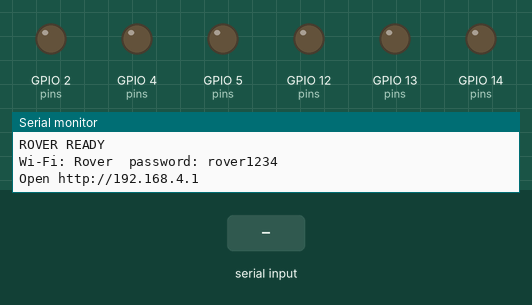
Simulated run of this sketch. Board: ESP8266 (NodeMCU). Parts: output pins drawn as LEDs (lit = HIGH), the last lines printed to the serial monitor. Inputs (shaded band) come from the test bench.

Above: at 1.2 s.
1.3 s: "R" received over Serial
At 1.7 s:
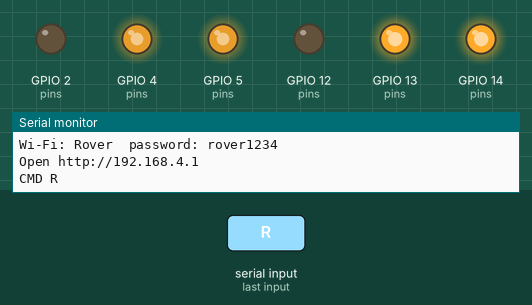
3.3 s: "F,45\n" received over Serial
At 3.7 s:
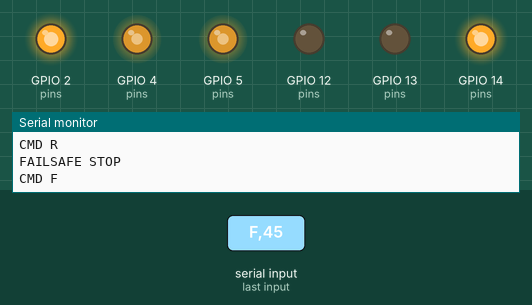
5.3 s: "B,45\n" received over Serial
At 5.7 s:
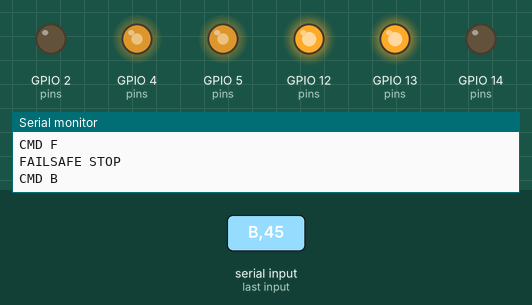
7.3 s: "L,45\n" received over Serial
At 7.7 s:
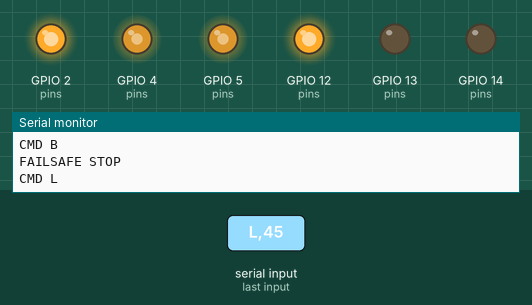
10.8 s: "R" received over Serial
At 12.1 s:
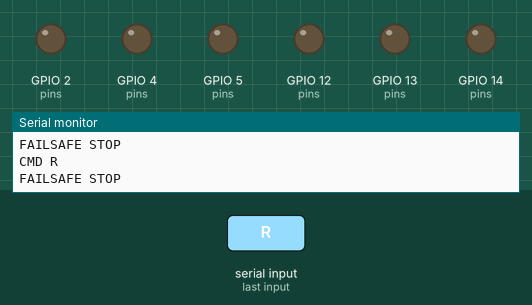
Timing chart, 0 to 13.8 s (numbered marks = the images above; inputs shaded):
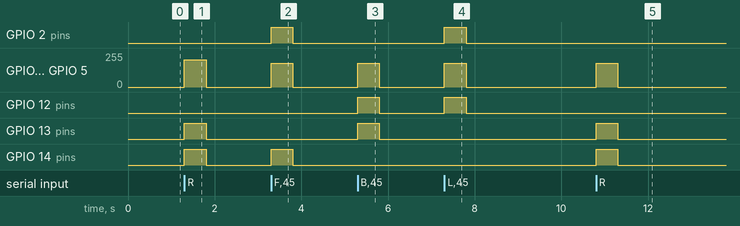

The sketch:

rover_wifi.ino
```cpp
// Rover firmware v2: NodeMCU ESP8266 + L298N, Wi-Fi joystick control
// - Rover creates its own Wi-Fi network (AP). Join it, open http://192.168.4.1
// - Page: touch joystick + game controller (Gamepad API), proportional speed
// - Commands over WebSocket (port 81):  "d,<left>,<right>"  (-255..255)  |  "s" stop
// - USB serial still accepts the old single-char commands (F/B/L/R/S, 0-9)
// - Failsafe: motors stop after 500 ms without a command, or when a client disconnects
//
// Board:   Tools > Board > esp8266 > NodeMCU 1.0 (ESP-12E Module)
// Library: Library Manager > "WebSockets" by Markus Sattler

#include <ESP8266WiFi.h>
#include <ESP8266WebServer.h>
#include <WebSocketsServer.h>
#include "page.h"

// ---- Wi-Fi network the rover creates (password: 8+ characters) ----
const char* AP_SSID = "Rover";
const char* AP_PASS = "rover1234";

// ---- L298N pins (matches team wiring diagram; D0/D8 reserved for HC-SR04) ----
const int ENA = 5;   // [D1]
const int IN1 = 14;  // [D5]
const int IN2 = 12;  // [D6]
const int ENB = 4;   // [D2]
const int IN3 = 13;  // [D7]
const int IN4 = 2;   // [D4]

// ---- Tuning ----
const int MIN_PWM = 80;                 // lowest PWM that still turns the wheels
const unsigned long FAILSAFE_MS = 500;

ESP8266WebServer http(80);
WebSocketsServer ws(81);

unsigned long lastCmd = 0;
bool moving = false;
int serialSpeed = 180;
char serialState = 'S';

// v: -255..255. Any non-zero value is scaled into MIN_PWM..255 so small stick moves still turn.
void setMotor(int en, int a, int b, int v) {
  if (v == 0) {
    digitalWrite(a, LOW);
    digitalWrite(b, LOW);
    analogWrite(en, 0);
    return;
  }
  digitalWrite(a, v > 0 ? HIGH : LOW);
  digitalWrite(b, v < 0 ? HIGH : LOW);
  int mag = abs(v);
  if (mag > 255) mag = 255;
  analogWrite(en, map(mag, 1, 255, MIN_PWM, 255));
}

// Physical mapping found in testing: right pair = channel A (OUT1/2),
// left pair = channel B (OUT3/4) with reversed polarity. If wiring changes, edit only these two lines.
void sides(int left, int right) {
  setMotor(ENA, IN1, IN2, right);
  setMotor(ENB, IN3, IN4, -left);
}

void drive(int left, int right) {
  left = constrain(left, -255, 255);
  right = constrain(right, -255, 255);
  sides(left, right);
  moving = (left != 0 || right != 0);
  lastCmd = millis();
}

void stopAll() {
  sides(0, 0);
  moving = false;
  serialState = 'S';
}

void onWs(uint8_t num, WStype_t type, uint8_t* payload, size_t length) {
  switch (type) {
    case WStype_CONNECTED:
      ws.sendTXT(num, "READY");
      Serial.printf("Client %u connected\n", num);
      break;
    case WStype_DISCONNECTED:
      stopAll();
      Serial.printf("Client %u disconnected, stopped\n", num);
      break;
    case WStype_TEXT: {
      char buf[32];
      size_t n = length < sizeof(buf) - 1 ? length : sizeof(buf) - 1;
      memcpy(buf, payload, n);
      buf[n] = '\0';
      int l, r;
      if (buf[0] == 'd' && sscanf(buf + 2, "%d,%d", &l, &r) == 2) {
        drive(l, r);
      } else if (buf[0] == 's') {
        stopAll();
      }
      break;
    }
    default:
      break;
  }
}

void handleSerial() {
  while (Serial.available()) {
    char c = toupper(Serial.read());
    if (c >= '0' && c <= '9') {
      serialSpeed = map(c - '0', 0, 9, 0, 255);
    } else if (c == 'F' || c == 'B' || c == 'L' || c == 'R' || c == 'S') {
      if (c != serialState) { Serial.print("CMD "); Serial.println(c); }
      serialState = c;
    } else {
      continue;
    }
    int s = serialSpeed;
    switch (serialState) {
      case 'F': drive( s,  s); break;
      case 'B': drive(-s, -s); break;
      case 'L': drive( s, -s); break;   // A: left pair fwd, right pair back
      case 'R': drive(-s,  s); break;   // D: right pair fwd, left pair back
      default:  stopAll();
    }
  }
}

void setup() {
  Serial.begin(115200);
  int pins[] = {ENA, IN1, IN2, ENB, IN3, IN4};
  for (int p : pins) pinMode(p, OUTPUT);
  stopAll();

  WiFi.mode(WIFI_AP);
  WiFi.softAP(AP_SSID, AP_PASS);

  http.on("/", []() { http.send_P(200, "text/html", PAGE); });
  http.onNotFound([]() { http.sendHeader("Location", "/"); http.send(302); });
  http.begin();

  ws.begin();
  ws.onEvent(onWs);

  Serial.println();
  Serial.println("ROVER READY");
  Serial.print("Wi-Fi: "); Serial.print(AP_SSID);
  Serial.print("  password: "); Serial.println(AP_PASS);
  Serial.print("Open http://"); Serial.println(WiFi.softAPIP());
}

void loop() {
  http.handleClient();
  ws.loop();
  handleSerial();
  if (moving && millis() - lastCmd > FAILSAFE_MS) {
    stopAll();
    Serial.println("FAILSAFE STOP");
  }
}
```

page.h
```cpp
// Controller web page, served by the rover at http://192.168.4.1
#pragma once

const char PAGE[] PROGMEM = R"rawliteral(<!DOCTYPE html>
<html lang="en"><head>
<meta charset="utf-8">
<meta name="viewport" content="width=device-width,initial-scale=1,maximum-scale=1,user-scalable=no">
<meta name="apple-mobile-web-app-capable" content="yes">
<title>Rover</title>
<style>
:root{--bg:#0f1115;--panel:#181b22;--line:#2a2f3a;--text:#e6e8ec;--dim:#8a91a0;--accent:#3ddc97;--warn:#ff6b5b}
*{box-sizing:border-box;-webkit-tap-highlight-color:transparent}
html,body{margin:0;min-height:100%;background:var(--bg);color:var(--text);font:15px -apple-system,BlinkMacSystemFont,system-ui,sans-serif;overscroll-behavior:none;-webkit-user-select:none;user-select:none}
.app{max-width:900px;margin:0 auto;padding:16px;display:grid;gap:12px}
header{display:flex;justify-content:space-between;align-items:center}
h1{font-size:18px;margin:0}
.st{display:flex;gap:8px;align-items:center;color:var(--dim);font-size:13px}
.dot{width:10px;height:10px;border-radius:50%;background:var(--warn)}
.dot.on{background:var(--accent);box-shadow:0 0 8px var(--accent)}
.panel{background:var(--panel);border:1px solid var(--line);border-radius:14px;padding:14px}
.main{display:grid;grid-template-columns:1fr 1fr;gap:12px}
@media(max-width:640px){.main{grid-template-columns:1fr}}
#pad{position:relative;width:min(72vw,260px);aspect-ratio:1;margin:8px auto;border-radius:50%;background:radial-gradient(circle,#222733 0,#1b1f28 70%);border:1px solid var(--line);touch-action:none}
#knob{position:absolute;width:38%;height:38%;left:31%;top:31%;border-radius:50%;background:#2f3646;border:2px solid #4a5366;pointer-events:none}
#pad.active #knob{background:var(--accent);border-color:var(--accent)}
.label{font-size:11px;color:var(--dim);text-transform:uppercase;letter-spacing:.08em;margin-bottom:6px}
.bars{display:grid;grid-template-columns:1fr 1fr;gap:10px;margin-bottom:14px}
.bar{height:90px;background:#11141a;border:1px solid var(--line);border-radius:8px;position:relative;overflow:hidden}
.bar i{position:absolute;left:0;right:0;top:50%;height:0;background:var(--accent)}
.bar:after{content:"";position:absolute;left:0;right:0;top:50%;border-top:1px dashed #3a4152}
.bar span{position:absolute;bottom:4px;left:0;right:0;text-align:center;font-size:11px;color:var(--dim)}
.row{display:flex;align-items:center;gap:10px;margin-bottom:12px}
input[type=range]{flex:1;accent-color:var(--accent)}
select,button{font:inherit;color:var(--text);background:#222733;border:1px solid var(--line);border-radius:10px;padding:8px 12px;max-width:100%}
#stop{width:100%;background:#3a1c1c;border-color:#5a2a2a;color:#ffb3ab;font-weight:700;padding:14px}
#stop.on{background:var(--warn);color:#fff}
.small{font-size:12px;color:var(--dim);line-height:1.6}
#gp{font-size:13px;margin-bottom:8px}
</style></head><body>
<div class="app">
  <header><h1>Rover</h1><div class="st"><span class="dot" id="dot"></span><span id="conn">Connecting…</span></div></header>
  <div class="main">
    <div class="panel">
      <div class="label">Touch joystick</div>
      <div id="pad"><div id="knob"></div></div>
    </div>
    <div class="panel">
      <div class="label">Motor output</div>
      <div class="bars">
        <div class="bar"><i id="bl"></i><span id="tl">Left 0</span></div>
        <div class="bar"><i id="br"></i><span id="tr">Right 0</span></div>
      </div>
      <div class="label">Max speed</div>
      <div class="row"><input type="range" id="max" min="20" max="100" step="5" value="70"><b id="maxv">70%</b></div>
      <div class="label">Game controller</div>
      <div id="gp">None detected. Press a button on the controller.</div>
      <div class="row"><select id="mode">
        <option value="split">Split: left stick drive, right stick steer</option>
        <option value="arcade">Arcade: left stick only</option>
        <option value="race">Racing: RT forward, LT reverse, left stick steer</option>
      </select></div>
      <label class="row small"><input type="checkbox" id="inv"> Invert steering</label>
      <button id="stop">STOP</button>
      <p class="small">Controller: B = stop / resume &middot; LB / RB = speed &minus; / +</p>
    </div>
  </div>
</div>
<script>
const $ = id => document.getElementById(id);
const host = location.hostname || '192.168.4.1';
let ws = null, connected = false, estop = false;
const touch = {x: 0, y: 0, active: false};
const prevBtn = [];
let lastSend = 0;

// ---- settings persist per device (best effort) ----
function load(k, d) { try { const v = localStorage.getItem(k); return v === null ? d : JSON.parse(v); } catch (e) { return d; } }
function save(k, v) { try { localStorage.setItem(k, JSON.stringify(v)); } catch (e) {} }
$('max').value = load('max', 70); $('maxv').textContent = $('max').value + '%';
$('mode').value = load('mode', 'split');
$('inv').checked = load('inv', false);
$('max').oninput = () => { $('maxv').textContent = $('max').value + '%'; save('max', +$('max').value); };
$('mode').onchange = () => save('mode', $('mode').value);
$('inv').onchange = () => save('inv', $('inv').checked);

// ---- connection ----
function setConn() {
  $('dot').classList.toggle('on', connected);
  $('conn').textContent = connected ? 'Connected' : 'Reconnecting…';
}
function connect() {
  ws = new WebSocket('ws://' + host + ':81/');
  ws.onopen = () => { connected = true; setConn(); };
  ws.onclose = () => { connected = false; setConn(); setTimeout(connect, 1000); };
  ws.onerror = () => { try { ws.close(); } catch (e) {} };
}
function sendRaw(s) { if (ws && ws.readyState === 1) ws.send(s); }

// ---- stop / speed ----
function setStop(on) {
  estop = on;
  $('stop').classList.toggle('on', on);
  $('stop').textContent = on ? 'STOPPED: tap to resume' : 'STOP';
  if (on) sendRaw('s');
}
function setMax(v) {
  v = Math.max(20, Math.min(100, v));
  $('max').value = v; $('maxv').textContent = v + '%'; save('max', v);
}
$('stop').onclick = () => setStop(!estop);

// ---- touch joystick ----
const pad = $('pad'), knob = $('knob');
function drawKnob(x, y) { knob.style.transform = 'translate(' + (x * 31 / 38 * 100) + '%,' + (-y * 31 / 38 * 100) + '%)'; }
function padMove(e) {
  const r = pad.getBoundingClientRect();
  let x = (e.clientX - r.left) / r.width * 2 - 1;
  let y = -((e.clientY - r.top) / r.height * 2 - 1);
  const m = Math.hypot(x, y);
  if (m > 1) { x /= m; y /= m; }
  touch.x = x; touch.y = y; drawKnob(x, y);
}
function padEnd() { touch.active = false; touch.x = 0; touch.y = 0; pad.classList.remove('active'); drawKnob(0, 0); }
pad.addEventListener('pointerdown', e => { pad.setPointerCapture(e.pointerId); touch.active = true; pad.classList.add('active'); padMove(e); });
pad.addEventListener('pointermove', e => { if (touch.active) padMove(e); });
pad.addEventListener('pointerup', padEnd);
pad.addEventListener('pointercancel', padEnd);

// ---- game controller (standard mapping) ----
function dz(v, d) { d = d || 0.12; const a = Math.abs(v); return a < d ? 0 : Math.sign(v) * (a - d) / (1 - d); }
function readGamepad() {
  const list = navigator.getGamepads ? navigator.getGamepads() : [];
  let gp = null;
  for (const g of list) { if (g && g.connected) { gp = g; break; } }
  if (!gp) { $('gp').textContent = 'None detected. Press a button on the controller.'; return null; }
  $('gp').textContent = 'Detected: ' + gp.id.slice(0, 48);
  const btn = i => gp.buttons[i] || {pressed: false, value: 0};
  const edge = i => { const p = btn(i).pressed, was = prevBtn[i]; prevBtn[i] = p; return p && !was; };
  if (edge(1)) setStop(!estop);                 // B
  if (edge(4)) setMax(+$('max').value - 10);    // LB
  if (edge(5)) setMax(+$('max').value + 10);    // RB
  const ax = i => gp.axes[i] || 0;
  const mode = $('mode').value;
  if (mode === 'arcade') return {x: dz(ax(0)), y: dz(-ax(1))};
  if (mode === 'race') return {x: dz(ax(0)), y: btn(7).value - btn(6).value};
  return {x: dz(ax(2)), y: dz(-ax(1))};
}

// ---- mixing: stick (x,y) -> left/right motor speeds ----
function curve(v) { return Math.sign(v) * Math.pow(Math.abs(v), 1.6); }  // finer control near center
function mix(x, y) {
  x = curve(x); y = curve(y);
  if ($('inv').checked) x = -x;
  let l = y + x, r = y - x;
  const m = Math.max(1, Math.abs(l), Math.abs(r));
  const s = +$('max').value / 100;
  return {l: Math.round(l / m * s * 255), r: Math.round(r / m * s * 255)};
}
function drawBar(el, label, name, v) {
  const h = Math.abs(v) / 255 * 50;
  el.style.height = h + '%';
  el.style.top = (v >= 0 ? 50 - h : 50) + '%';
  label.textContent = name + ' ' + Math.round(v / 2.55) + '%';
}

// ---- main loop: 20 commands/s; pauses when the tab is hidden, so the rover failsafe stops it ----
function tick(t) {
  const g = readGamepad();
  let x = 0, y = 0;
  if (touch.active) { x = touch.x; y = touch.y; } else if (g) { x = g.x; y = g.y; }
  const out = estop ? {l: 0, r: 0} : mix(x, y);
  drawBar($('bl'), $('tl'), 'Left', out.l);
  drawBar($('br'), $('tr'), 'Right', out.r);
  if (t - lastSend >= 50) { sendRaw('d,' + out.l + ',' + out.r); lastSend = t; }
  requestAnimationFrame(tick);
}
document.addEventListener('visibilitychange', () => { if (document.hidden) sendRaw('s'); });
window.addEventListener('pagehide', () => sendRaw('s'));

connect();
requestAnimationFrame(tick);
</script>
</body></html>)rawliteral";
```

Measured:
- after the input at 1.3 s, GPIO 4 (pins), GPIO 5 (pins): 0/255 → 203/255 at once, → 0/255 0.50 s later; GPIO 13 (pins), GPIO 14 (pins): LOW → HIGH at once, → LOW 0.50 s later
- after the input at 3.3 s, GPIO 2 (pins), GPIO 14 (pins): LOW → HIGH at once, → LOW 0.50 s later; GPIO 4 (pins), GPIO 5 (pins): 0/255 → 177/255 at once, → 0/255 0.50 s later
- after the input at 5.3 s, GPIO 4 (pins), GPIO 5 (pins): 0/255 → 177/255 at once, → 0/255 0.50 s later; GPIO 12 (pins), GPIO 13 (pins): LOW → HIGH at once, → LOW 0.50 s later
- after the input at 7.3 s, GPIO 2 (pins), GPIO 12 (pins): LOW → HIGH at once, → LOW 0.50 s later; GPIO 4 (pins), GPIO 5 (pins): 0/255 → 177/255 at once, → 0/255 0.50 s later
- after the input at 10.8 s, GPIO 4 (pins), GPIO 5 (pins): 0/255 → 177/255 at once, → 0/255 0.50 s later; GPIO 13 (pins), GPIO 14 (pins): LOW → HIGH at once, → LOW 0.50 s later
